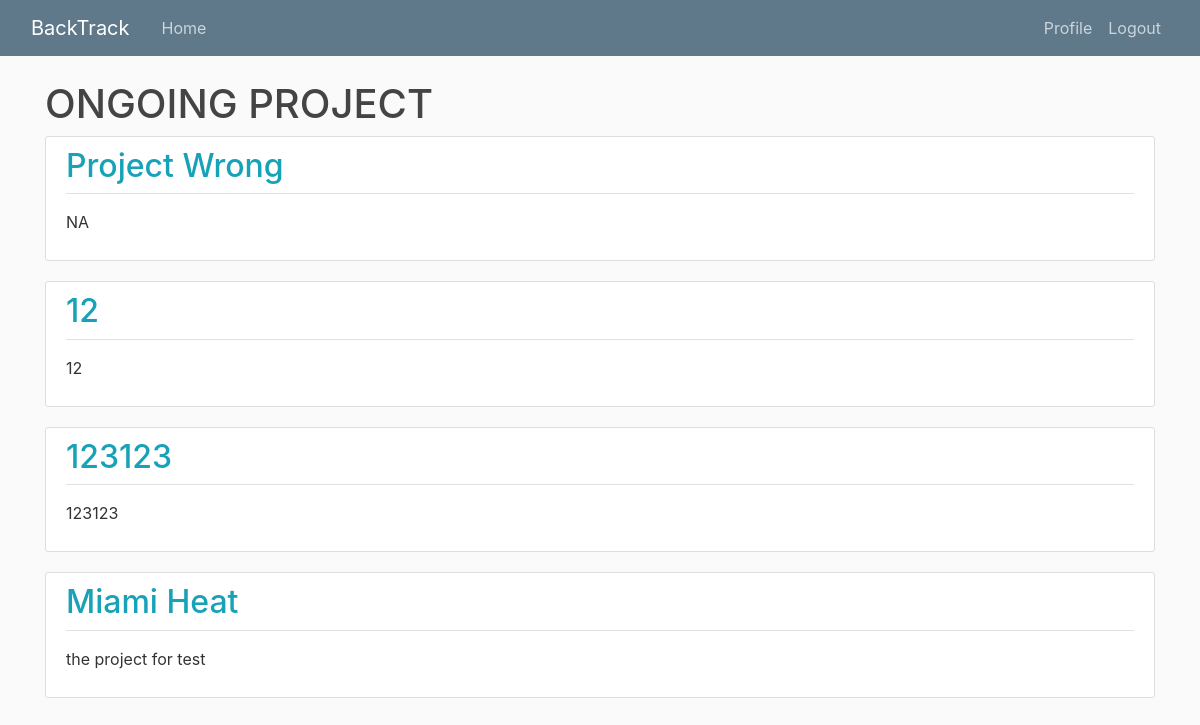
Screenshot of / (signed in) with the database file from the repository.
### project/models.py (models this page shows, shortened)
class Project(models.Model):
	title = models.CharField(max_length=20, unique=True)
	details = models.TextField()
	slug = models.SlugField(unique=True, default="")

### project/views.py (the view)
# urls.py: path('', ProjectListView.as_view(), name='project-home'),
class ProjectListView(ListView):
	model = Project
	template_name = 'project/home.html'
	context_object_name = 'projects'

### project/templatetags/user_project.py (called while the page is built)
@register.simple_tag
def user_project(request):
	if request.user.is_authenticated:
		return request.user.project.first()
	else:
		return False

@register.simple_tag
def all_project(request):
	if request.user.is_authenticated:
		return request.user.project.all()
	else:
		return False

### templates/project/home.html (shortened to what this page needs)
{% extends "base_noSidebar.html" %}
{% load user_project %}
{% block content %}
{%user_project request as pp%}
	{%if user.id != None%}
		{%if pp != null%}
			<h1>ONGOING PROJECT</h1>
		{%endif%}
	{%endif%}
{%all_project request as ap%}
{%if user.is_authenticated %}
	{% for project in ap %}
		<div class="content-section">
		<h2><a class="text-info text-decoration-none" href="{% url 'productBacklog-home' project.slug %}">{{ project.title }}</a></h2>
		<div class="border-top pt-3">
			<p align="justify">{{ project.details }}</p>
		</div>
		</div>
	{% endfor %}
{%endif%}
{% endblock content %}

### productBacklog/static/PBI/main.css (style rules this page uses)
body { background: #fafafa; color: #333333; margin-top: 5rem; }
h1, h2, h3, h4, h5, h6 { color: #444444; }
.content-section { background: #ffffff; padding: 10px 20px; border: 1px solid #dddddd; border-radius: 3px; margin-bottom: 20px; }

### rows the page displays
Project: title "Project Wrong", details "NA"
Project: title "12", details "12"
Project: title "123123", details "123123"
Project: title "Miami Heat", details "the project for test"
